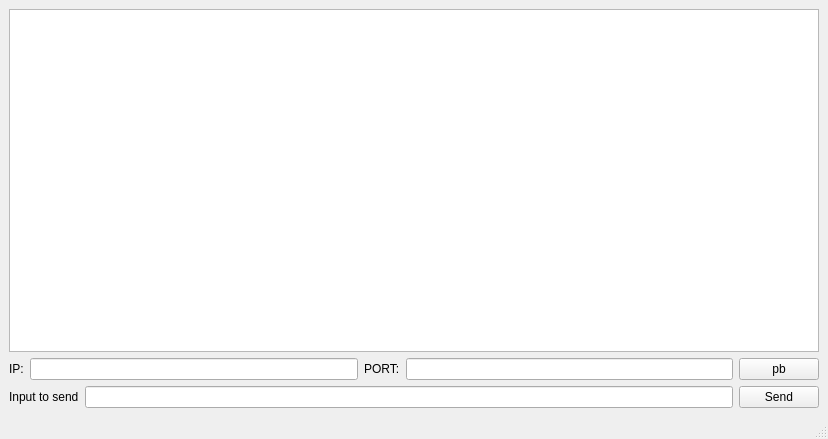
<?xml version="1.0" encoding="UTF-8"?>
<ui version="4.0">
 <class>MainWindow</class>
 <widget class="QMainWindow" name="MainWindow">
  <property name="geometry">
   <rect>
    <x>0</x>
    <y>0</y>
    <width>828</width>
    <height>439</height>
   </rect>
  </property>
  <property name="windowTitle">
   <string>MainWindow</string>
  </property>
  <widget class="QWidget" name="centralwidget">
   <layout class="QVBoxLayout" name="verticalLayout">
    <item>
     <widget class="QTextEdit" name="te_Log"/>
    </item>
    <item>
     <layout class="QHBoxLayout" name="horizontalLayout">
      <item>
       <widget class="QLabel" name="label_2">
        <property name="text">
         <string>IP:</string>
        </property>
       </widget>
      </item>
      <item>
       <widget class="QLineEdit" name="le_IP"/>
      </item>
      <item>
       <widget class="QLabel" name="label_3">
        <property name="text">
         <string>PORT:</string>
        </property>
       </widget>
      </item>
      <item>
       <widget class="QLineEdit" name="le_PORT"/>
      </item>
      <item>
       <widget class="QPushButton" name="pb_Connect">
        <property name="text">
         <string>pb</string>
        </property>
       </widget>
      </item>
     </layout>
    </item>
    <item>
     <layout class="QHBoxLayout" name="horizontalLayout_2">
      <item>
       <widget class="QLabel" name="label">
        <property name="text">
         <string>Input to send</string>
        </property>
       </widget>
      </item>
      <item>
       <widget class="QLineEdit" name="le_Send"/>
      </item>
      <item>
       <widget class="QPushButton" name="pb_Send">
        <property name="text">
         <string>Send</string>
        </property>
       </widget>
      </item>
     </layout>
    </item>
   </layout>
  </widget>
  <widget class="QMenuBar" name="menubar">
   <property name="geometry">
    <rect>
     <x>0</x>
     <y>0</y>
     <width>828</width>
     <height>23</height>
    </rect>
   </property>
  </widget>
  <widget class="QStatusBar" name="statusbar"/>
 </widget>
 <resources/>
 <connections/>
</ui>
